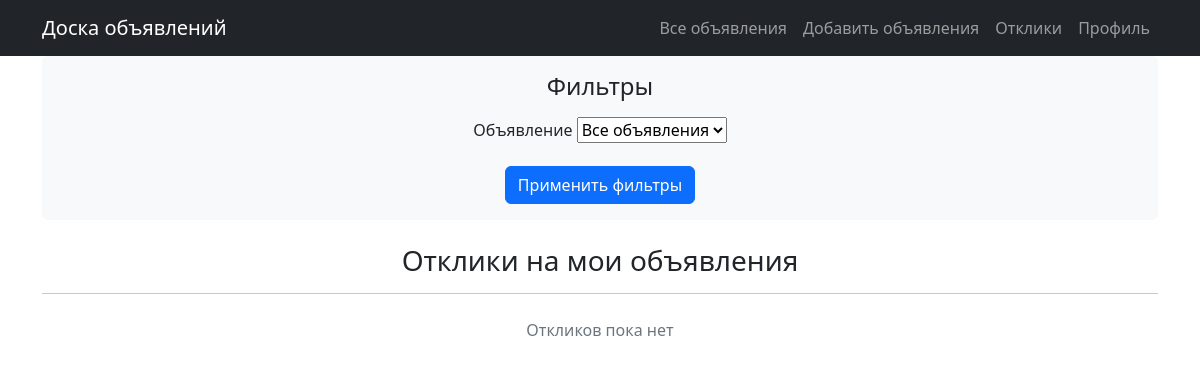
/response/list (signed in), run on an earlier commit of the app's database.
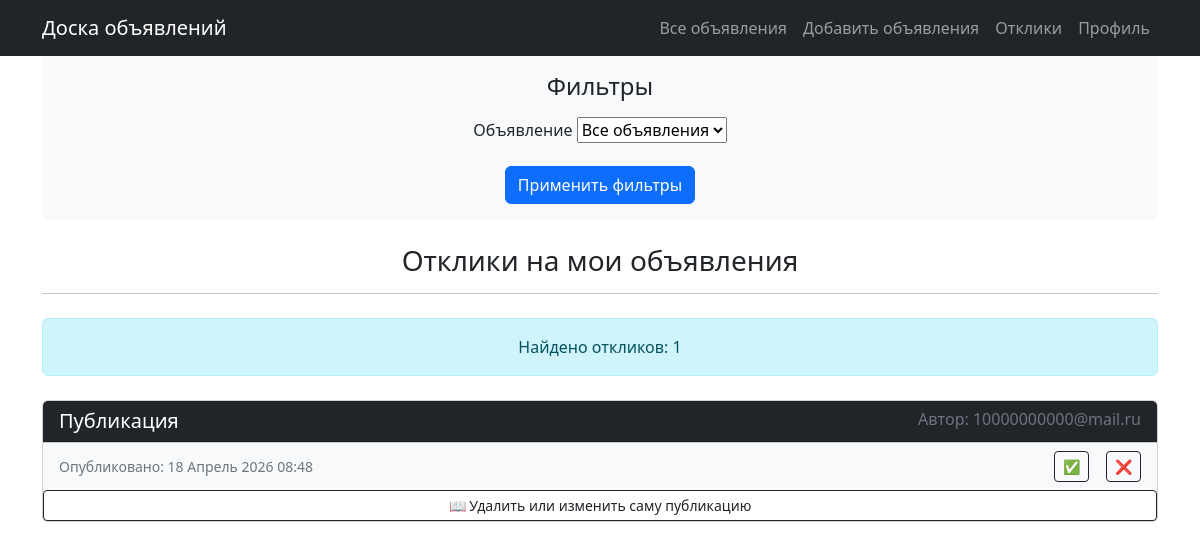
And on a later commit of the database.
### board/models.py (models this page shows, shortened)
class Response(models.Model):
    ad = models.ForeignKey(
        Ad, on_delete=models.CASCADE,
        related_name='responses',
        verbose_name="Объявление"
    )
    author = models.ForeignKey(
        User,
        on_delete=models.CASCADE,
        verbose_name="Автор отклика"
    )
    content =  models.TextField(
        max_length=2000,
        verbose_name="Текст отклика"
    )
    status = models.CharField(
        max_length=10,
        choices=RESPONSE_STATUSES,
        default='pending', verbose_name="Статус"
    )
    created_at = models.DateTimeField(
        auto_now_add=True,
        verbose_name='Дата создания'
    )
    class Meta:
        unique_together = ('author', 'ad') # для уникальности отклика и поста
        verbose_name = 'Отклик'
        verbose_name_plural = 'Отклики'

### board/views.py (the view)
class ResponseList(LoginRequiredMixin, ListView):
    model = Response
    ordering = '-created_at'
    template_name = 'response_list.html'
    context_object_name = 'response_list'
    def get_queryset(self):
        queryset = Response.objects.filter(
            ad__author=self.request.user
        ).select_related(
            'author',
            'ad',
            'ad__category'
        )
        self.filterset = ResponseFilter(self.request.GET, queryset=queryset)
        return self.filterset.qs
    def get_context_data(self, **kwargs):
        context = super().get_context_data(**kwargs)
        filterset = ResponseFilter(
            self.request.GET,
            queryset=self.get_queryset(),
            request=self.request
        )
        filtered_queryset = filterset.qs
        context['filter'] = filterset
        context['response_list'] = filtered_queryset
        context['total_responses'] = filtered_queryset.count()
        return context

### board/filters.py (called while the page is built)
    def create_option(self, name, value, label, selected, index, subindex=None, attrs=None):
        option = super().create_option(name, value, label, selected, index, subindex, attrs)
        if len(str(label)) > 40:
            option['label'] = str(label)[:40] + '...'
        return option

### board/models.py (called while the page is built)
    def __str__(self):
        return self.title

### templates/response_list.html (shortened to what this page needs)
{% extends "flatpages/default.html" %}
{% block content %}
<div class="row">
    <div class="col-lg-12">
        <div class="mb-4 p-3 bg-light rounded">
            <h4 class="mb-3">Фильтры</h4>
            <form method="get" class="d-flex flex-column align-items-center">
                <div class="w-50 mb-3">
                    <label for="{{ filter.form.ad.id_for_label }}" class="form-label">Объявление</label>
                    {{ filter.form.ad }}
                </div>
                <button type="submit" class="btn btn-primary">Применить фильтры</button>
            </form>
        </div>
    </div>
</div>
    <div class="mb-4">
        <h3 class="text-center">Отклики на мои объявления</h3>
        <hr>
    </div>
    {% if response_list %}
        <div class="alert alert-info mb-4">
            Найдено откликов: {{ response_list|length }}
        </div>
    {% endif %}
    {% if response_list %}
        {% for response in response_list %}
            <div class="card mb-4">
                <div class="card-header bg-dark text-white d-flex justify-content-between align-items-center">
                    <div class="title-wrapper">
                <h5 class="card-title mb-0">{{ response.content|truncatechars:20 }}</h5>
            </div>
            <div class="author-wrapper">
                <p class="card-subtitle mb-0 text-muted">
                    Автор: {{ response.author.username }}
                </p>
            </div>
        </div>
        <div class="card-footer d-flex justify-content-between align-items-center bg-light">
            <div class="text-muted small">
                Опубликовано: {{ response.created_at|date:"d F Y H:i" }}
            </div>
            {% if response.status == 'pending' %}
                <div style="display: block;">
                  <div class="btn-group">
                    <a href="{% url 'board:acceptance_response' response.id %}" class="btn btn-outline-dark btn-sm"
                    title="Принять отклик">
                      ✅
                    </a>
                  </div>
                  <div class="btn-group">
                    <a href="{% url 'board:refusal_response' response.id %}" class="btn btn-outline-dark btn-sm"
                    title="Отклонить отклик">
                      ❌
                    </a>
                  </div>
                </div>
            {% else %}
                <p>{{ response.get_status_display }}</p>
            {% endif %}
        </div>
        <div class="btn-group">
            <a href="{% url 'board:my_detail' response.ad.pk %}"
               class="btn btn-outline-dark btn-sm">
                📖 Удалить или изменить саму публикацию
            </a>
        </div>
    </div>
{% endfor %}
{% else %}
    <p class="text-center text-muted">Откликов пока нет</p>
{% endif %}
</div>
</div>
{% endblock content %}

What changed in the data, as far as the page shows it:
added Response: content "Публикация", author.username "10000000000@mail.ru", created_at "18 Апрель 2026 08:48"
Also different on the page:
{{ response_list|length }}: (not shown) → "1"
text no longer shown: "Откликов пока нет"
text now shown: "Найдено откликов:"
